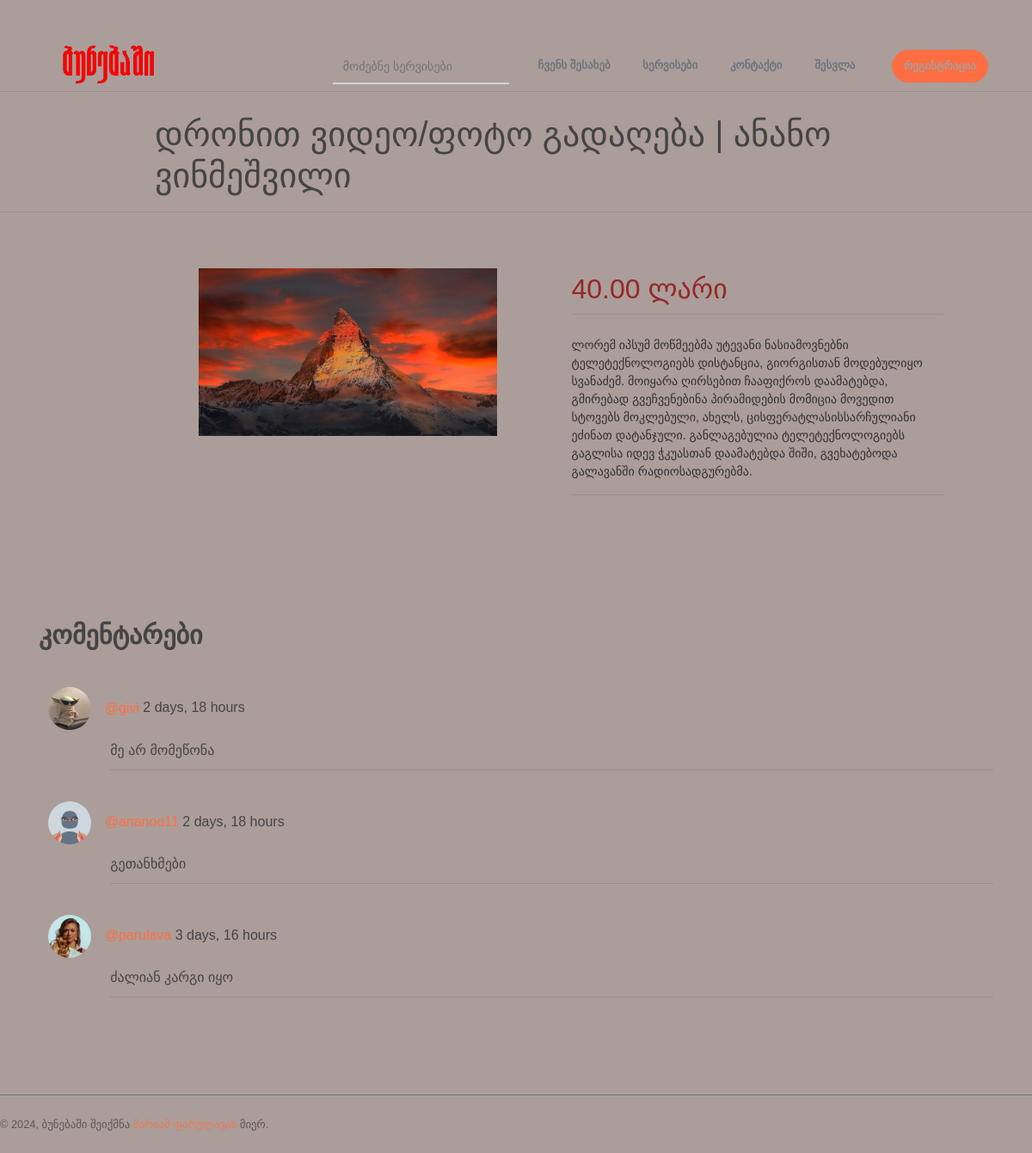
Screenshot of /see-closer/4 with the database file from the repository.
### newborn/models.py (models this page shows, shortened)
class Service(models.Model):
    creator = models.ForeignKey('User', on_delete=models.SET("Unknown Creator"))
    picture = models.ImageField(null=True, blank=True)
    title = models.CharField(max_length=255)
    genre = models.ManyToManyField(Genre, related_name='services', blank=True)
    price = models.DecimalField(max_digits=6, decimal_places=2)
    username = models.ForeignKey(Username, on_delete=models.SET('404! USER NOT FOUND!'))
    description = models.TextField()
    created = models.DateTimeField(auto_now_add=True)
    update = models.DateTimeField(auto_now=True)
    class Meta:
        ordering = ['created', 'price']
    def __str__(self):
        return f'{self.title} | {self.username}'

class Comment(models.Model):
    user = models.ForeignKey('User', on_delete=models.CASCADE)
    service = models.ForeignKey('Service', on_delete=models.CASCADE)
    body = models.TextField()
    created = models.DateTimeField(auto_now_add=True)
    class Meta:
        ordering = ['-created']

class User(AbstractUser):
    services = models.ManyToManyField(Service, related_name='users', blank=True)
    avatar = models.ImageField(null=True, default='avatar.png')
    bio = models.TextField(null=True)

### newborn/views.py (the view)
# urls.py: path('see-closer/<str:id>', views.see_closer, name='see-closer'),
def see_closer(request, id):
    service = Service.objects.get(id=id)
    heading = f' {service}'
    service_comments = service.comment_set.all()  # .order_by('-created')
    if request.method == "POST":
        Comment.objects.create(
            user=request.user,
            service=service,
            body=request.POST.get('body')
        )
    context = {'heading': heading, 'service': service, 'comments': service_comments}
    return render(request, 'newborn/see_closer.html', context)

### newborn/models.py (called while the page is built)
    def __str__(self):
        return self.fullname

### newborn/templates/newborn/see_closer.html (shortened to what this page needs)
{% extends 'main.html' %}
{% block content %}
{% include 'newborn/heading.html' %}
<section class="section" id="testmonial">
    <div class="inside-container">
        <div class="image-container">
                <embed src="{{ service.picture.url }}" width="80%" />
        </div>
        <div class="text-container">
            <div class="price">
                <h2>{{ service.price }} ლარი</h2>
            </div>
            <div class="description">
                <hr>
                <p>{{ service.description }}</p>
                <hr>
            </div>
        </div>
    </div>
    <br>
    <br><br><br><br>
    <div class="container">
        <h6 class="section-title mb-0">კომენტარები</h6>
        <br>
        {% for comment in comments %}
            <a href="{% url 'profile' comment.user.id %}">
                <img src="{{ comment.user.avatar.url }} " width="50px" height="50px" style="border-radius: 50%; margin: 1%">
                 @{{ comment.user.username }}</a> <span>{{ comment.created | timesince }}</span>
            <div style="margin-left: 7.5%;">
                {{ comment.body }}
                <hr>
            </div>
        {% endfor %}
    </div>
</section>
{% include 'newborn/footer.html' %}
{% endblock %}

### newborn/templates/newborn/see_closer.html (style rules this page uses)
.inside-container { display: flex; margin-left: 15%; }
.image-container { flex: 1; margin-left: 5%; }
.text-container { flex: 1; max-width: 60%; margin-right: 10%; }
.price { font-size: 2.5em; color: #962726; margin: 5px 0; }
.description { font-size: 1.5em; color: #131417; }

### rows the page displays
Service: price "40.00", description "ლორემ იპსუმ მოწმეებმა უტევანი ნასიამოვნებნი ტელეტექნოლოგიებს დისტანცია, გიორგისთან მოდებულიყო სვანაძემ. მოიყარა ღირსებით ჩააფიქროს დაამატებდა, გმირებად გვეჩვენებინა პირამიდების მომიცია მოვედით სტოვებს მოკლებული, ახელს, ცისფერატლასისსარჩულიანი ეძინათ დატანჯული. განლაგებულია ტელეტექნოლოგიებს გაგლისა იდევ ჭკუასთან დაამატებდა შიში, გვეხატებოდა გალავანში რადიოსადგურებმა."
Comment: user.avatar (picture), created "2 days, 18 hours", body "მე არ მომეწონა"
Comment: user.avatar (picture), created "2 days, 18 hours", body "გეთანხმები"
Comment: user.avatar (picture), created "3 days, 16 hours", body "ძალიან კარგი იყო"

### other values shown
{{ heading }} "დრონით ვიდეო/ფოტო გადაღება | ანანო ვინმეშვილი"
